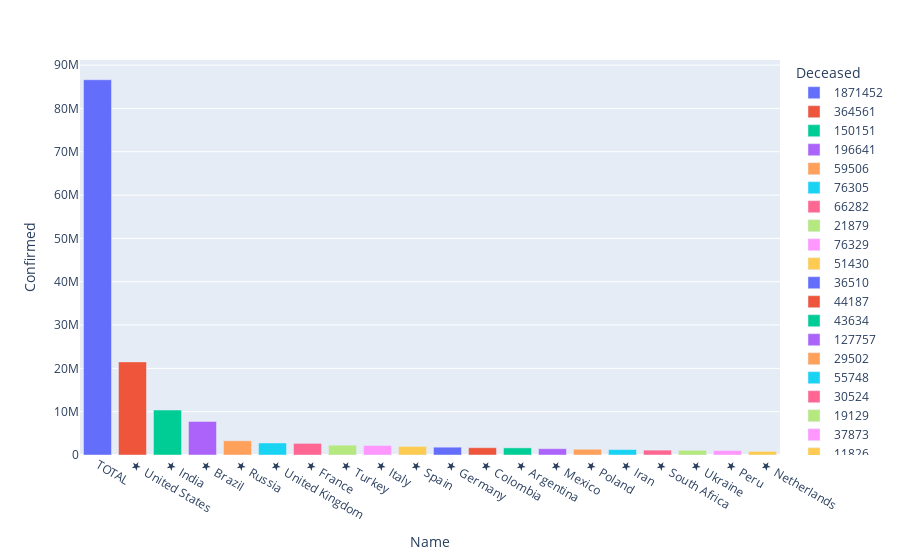

Here is the notebook cell this chart was saved with:
### Markdown cell above
#### Now we'll try to explore the world_df in more details.(based on number of Deceased People)

### Code cell
# Lets see how many people have died with respect to countries. (For top 20 countries)

world_fig = px.bar(world_df.head(20), x = 'Name', y = 'Confirmed', color = "Deceased")
world_fig.show()

### Figure 1 — Plotly figure (JSON) as saved in the notebook; plotly's stock layout.template omitted (floating-point values rounded to 4 significant figures)
{"data": [{"alignmentgroup": "True", "hovertemplate": "Deceased=1871452<br>Name=%{x}<br>Confirmed=%{y}<extra></extra>", "legendgroup": "1871452", "marker": {"color": "#636efa"}, "name": "1871452", "offsetgroup": "1871452", "orientation": "v", "showlegend": true, "textposition": "auto", "type": "bar", "x": ["TOTAL"], "xaxis": "x", "y": [86624909], "yaxis": "y"}, {"alignmentgroup": "True", "hovertemplate": "Deceased=364561<br>Name=%{x}<br>Confirmed=%{y}<extra></extra>", "legendgroup": "364561", "marker": {"color": "#EF553B"}, "name": "364561", "offsetgroup": "364561", "orientation": "v", "showlegend": true, "textposition": "auto", "type": "bar", "x": ["★  United States"], "xaxis": "x", "y": [21497301], "yaxis": "y"}, {"alignmentgroup": "True", "hovertemplate": "Deceased=150151<br>Name=%{x}<br>Confirmed=%{y}<extra></extra>", "legendgroup": "150151", "marker": {"color": "#00cc96"}, "name": "150151", "offsetgroup": "150151", "orientation": "v", "showlegend": true, "textposition": "auto", "type": "bar", "x": ["★  India"], "xaxis": "x", "y": [10375477], "yaxis": "y"}, {"alignmentgroup": "True", "hovertemplate": "Deceased=196641<br>Name=%{x}<br>Confirmed=%{y}<extra></extra>", "legendgroup": "196641", "marker": {"color": "#ab63fa"}, "name": "196641", "offsetgroup": "196641", "orientation": "v", "showlegend": true, "textposition": "auto", "type": "bar", "x": ["★  Brazil"], "xaxis": "x", "y": [7756861], "yaxis": "y"}, {"alignmentgroup": "True", "hovertemplate": "Deceased=59506<br>Name=%{x}<br>Confirmed=%{y}<extra></extra>", "legendgroup": "59506", "marker": {"color": "#FFA15A"}, "name": "59506", "offsetgroup": "59506", "orientation": "v", "showlegend": true, "textposition": "auto", "type": "bar", "x": ["★  Russia"], "xaxis": "x", "y": [3284384], "yaxis": "y"}, {"alignmentgroup": "True", "hovertemplate": "Deceased=76305<br>Name=%{x}<br>Confirmed=%{y}<extra></extra>", "legendgroup": "76305", "marker": {"color": "#19d3f3"}, "name": "76305", "offsetgroup": "76305", "orientation": "v", "showlegend": true, "textposition": "auto", "type": "bar", "x": ["★  United Kingdom"], "xaxis": "x", "y": [2774479], "yaxis": "y"}, {"alignmentgroup": "True", "hovertemplate": "Deceased=66282<br>Name=%{x}<br>Confirmed=%{y}<extra></extra>", "legendgroup": "66282", "marker": {"color": "#FF6692"}, "name": "66282", "offsetgroup": "66282", "orientation": "v", "showlegend": true, "textposition": "auto", "type": "bar", "x": ["★  France"], "xaxis": "x", "y": [2680239], "yaxis": "y"}, {"alignmentgroup": "True", "hovertemplate": "Deceased=21879<br>Name=%{x}<br>Confirmed=%{y}<extra></extra>", "legendgroup": "21879", "marker": {"color": "#B6E880"}, "name": "21879", "offsetgroup": "21879", "orientation": "v", "showlegend": true, "textposition": "auto", "type": "bar", "x": ["★  Turkey"], "xaxis": "x", "y": [2270101], "yaxis": "y"}, {"alignmentgroup": "True", "hovertemplate": "Deceased=76329<br>Name=%{x}<br>Confirmed=%{y}<extra></extra>", "legendgroup": "76329", "marker": {"color": "#FF97FF"}, "name": "76329", "offsetgroup": "76329", "orientation": "v", "showlegend": true, "textposition": "auto", "type": "bar", "x": ["★  Italy"], "xaxis": "x", "y": [2181619], "yaxis": "y"}, {"alignmentgroup": "True", "hovertemplate": "Deceased=51430<br>Name=%{x}<br>Confirmed=%{y}<extra></extra>", "legendgroup": "51430", "marker": {"color": "#FECB52"}, "name": "51430", "offsetgroup": "51430", "orientation": "v", "showlegend": true, "textposition": "auto", "type": "bar", "x": ["★  Spain"], "xaxis": "x", "y": [1982544], "yaxis": "y"}, {"alignmentgroup": "True", "hovertemplate": "Deceased=36510<br>Name=%{x}<br>Confirmed=%{y}<extra></extra>", "legendgroup": "36510", "marker": {"color": "#636efa"}, "name": "36510", "offsetgroup": "36510", "orientation": "v", "showlegend": true, "textposition": "auto", "type": "bar", "x": ["★  Germany"], "xaxis": "x", "y": [1804286], "yaxis": "y"}, {"alignmentgroup": "True", "hovertemplate": "Deceased=44187<br>Name=%{x}<br>Confirmed=%{y}<extra></extra>", "legendgroup": "44187", "marker": {"color": "#EF553B"}, "name": "44187", "offsetgroup": "44187", "orientation": "v", "showlegend": true, "textposition": "auto", "type": "bar", "x": ["★  Colombia"], "xaxis": "x", "y": [1686131], "yaxis": "y"}, {"alignmentgroup": "True", "hovertemplate": "Deceased=43634<br>Name=%{x}<br>Confirmed=%{y}<extra></extra>", "legendgroup": "43634", "marker": {"color": "#00cc96"}, "name": "43634", "offsetgroup": "43634", "orientation": "v", "showlegend": true, "textposition": "auto", "type": "bar", "x": ["★  Argentina"], "xaxis": "x", "y": [1648940], "yaxis": "y"}, {"alignmentgroup": "True", "hovertemplate": "Deceased=127757<br>Name=%{x}<br>Confirmed=%{y}<extra></extra>", "legendgroup": "127757", "marker": {"color": "#ab63fa"}, "name": "127757", "offsetgroup": "127757", "orientation": "v", "showlegend": true, "textposition": "auto", "type": "bar", "x": ["★  Mexico"], "xaxis": "x", "y": [1455219], "yaxis": "y"}, {"alignmentgroup": "True", "hovertemplate": "Deceased=29502<br>Name=%{x}<br>Confirmed=%{y}<extra></extra>", "legendgroup": "29502", "marker": {"color": "#FFA15A"}, "name": "29502", "offsetgroup": "29502", "orientation": "v", "showlegend": true, "textposition": "auto", "type": "bar", "x": ["★  Poland"], "xaxis": "x", "y": [1330543], "yaxis": "y"}, {"alignmentgroup": "True", "hovertemplate": "Deceased=55748<br>Name=%{x}<br>Confirmed=%{y}<extra></extra>", "legendgroup": "55748", "marker": {"color": "#19d3f3"}, "name": "55748", "offsetgroup": "55748", "orientation": "v", "showlegend": true, "textposition": "auto", "type": "bar", "x": ["★  Iran"], "xaxis": "x", "y": [1255620], "yaxis": "y"}, {"alignmentgroup": "True", "hovertemplate": "Deceased=30524<br>Name=%{x}<br>Confirmed=%{y}<extra></extra>", "legendgroup": "30524", "marker": {"color": "#FF6692"}, "name": "30524", "offsetgroup": "30524", "orientation": "v", "showlegend": true, "textposition": "auto", "type": "bar", "x": ["★  South Africa"], "xaxis": "x", "y": [1127759], "yaxis": "y"}, {"alignmentgroup": "True", "hovertemplate": "Deceased=19129<br>Name=%{x}<br>Confirmed=%{y}<extra></extra>", "legendgroup": "19129", "marker": {"color": "#B6E880"}, "name": "19129", "offsetgroup": "19129", "orientation": "v", "showlegend": true, "textposition": "auto", "type": "bar", "x": ["★  Ukraine"], "xaxis": "x", "y": [1083585], "yaxis": "y"}, {"alignmentgroup": "True", "hovertemplate": "Deceased=37873<br>Name=%{x}<br>Confirmed=%{y}<extra></extra>", "legendgroup": "37873", "marker": {"color": "#FF97FF"}, "name": "37873", "offsetgroup": "37873", "orientation": "v", "showlegend": true, "textposition": "auto", "type": "bar", "x": ["★  Peru"], "xaxis": "x", "y": [1021058], "yaxis": "y"}, {"alignmentgroup": "True", "hovertemplate": "Deceased=11826<br>Name=%{x}<br>Confirmed=%{y}<extra></extra>", "legendgroup": "11826", "marker": {"color": "#FECB52"}, "name": "11826", "offsetgroup": "11826", "orientation": "v", "showlegend": true, "textposition": "auto", "type": "bar", "x": ["★  Netherlands"], "xaxis": "x", "y": [834064], "yaxis": "y"}], "layout": {"autosize": true, "barmode": "relative", "legend": {"title": {"text": "Deceased"}, "tracegroupgap": 0}, "margin": {"t": 60}, "xaxis": {"anchor": "y", "autorange": true, "domain": [0, 1], "range": [-0.5, 19.5], "title": {"text": "Name"}, "type": "category"}, "yaxis": {"anchor": "x", "autorange": true, "domain": [0, 1], "range": [0, 91180000.0], "title": {"text": "Confirmed"}, "type": "linear"}}}
